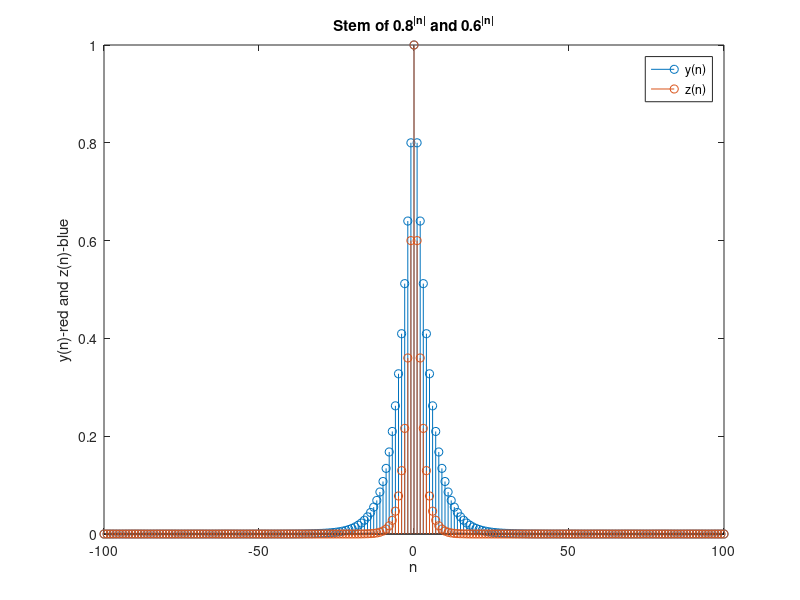
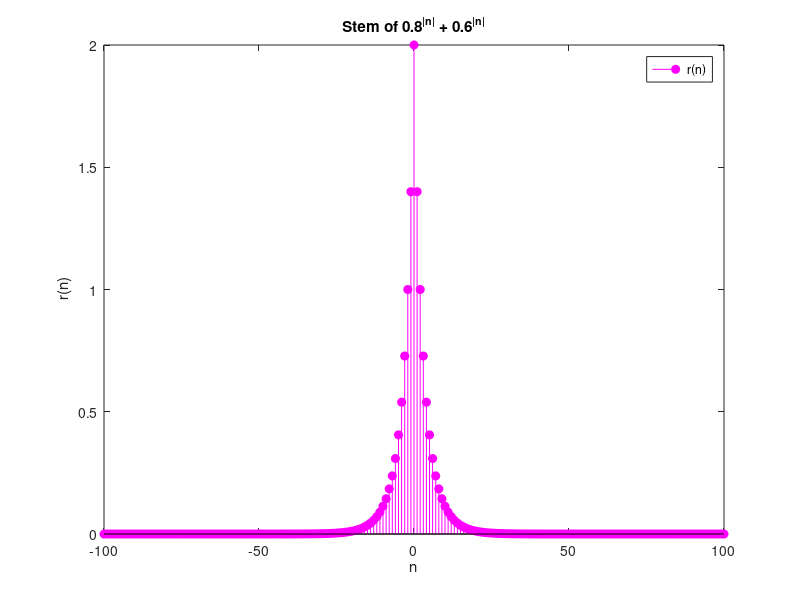
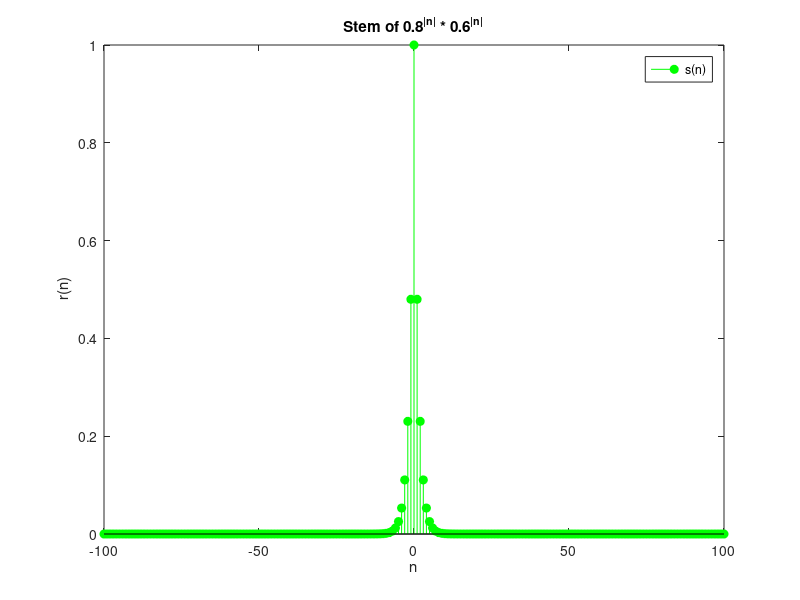

These charts were generated, in order, by the following MATLAB code:
clear;
close all;
clc;

n = (-100:1:100)';
yn = 0.8.^abs(n);
zn = 0.6.^abs(n);

%%%%%%%%%%%%%%%%%%%%%%%%%%% problem 2 point 1 and 2
Y = [yn,zn];
stem(n,Y);
xlabel('n'); ylabel('y(n)-red and z(n)-blue') % label axis
title('Stem of 0.8^{|n|} and 0.6^{|n|}'); % title plot
legend('y(n)', 'z(n)');

%%%%%%%%%%%%%%%%%%%%%%%%%% point 3
rn = yn+zn;
figure;
stem(n,rn, 'm', 'filled');
xlabel('n'); ylabel(' r(n)') % label axis
title('Stem of 0.8^{|n|} + 0.6^{|n|}'); % title plot
legend('r(n)');

%%%%%%%%%%%%%%%%%%%%%%%%%% point 4
sn = yn.*zn;
figure;
stem(n,sn, 'g', 'filled');
xlabel('n'); ylabel(' r(n)') % label axis
title('Stem of 0.8^{|n|} * 0.6^{|n|}'); % title plot
legend('s(n)');